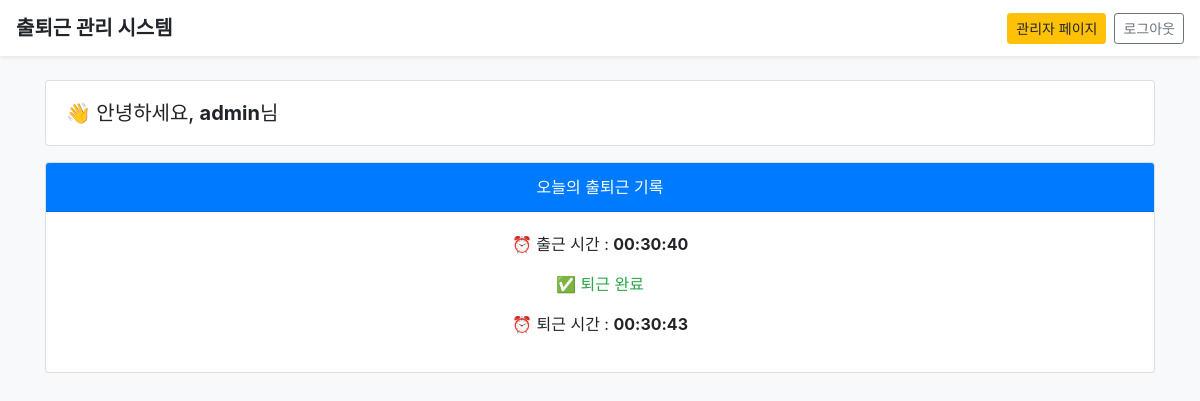
Screenshot of / (signed in) with the database file from the repository.
### app/models.py (models this page shows)
class User(UserMixin, db.Model):
    id = db.Column(db.Integer, primary_key=True)
    username = db.Column(db.String(50), unique=True, nullable=False)
    password_hash = db.Column(db.String(128), nullable=False)
    role = db.Column(db.String(10), default="employee")

class Attendance(db.Model):
    id = db.Column(db.Integer, primary_key=True)
    user_id = db.Column(db.Integer, db.ForeignKey('user.id'))
    date = db.Column(db.Date, nullable=False)
    check_in = db.Column(db.Time)
    check_out = db.Column(db.Time)

### app/attendance.py (the view)
@attendance_bp.route("/")
@login_required
def dashboard():
    auto_checkout_if_needed(current_user.id)
    today = date.today()
    record = Attendance.query.filter_by(user_id=current_user.id, date=today).first()
    return render_template("dashboard.html", record=record)

### app/attendance.py (called while the page is built, shortened)
def auto_checkout_if_needed(user_id):
    yesterday = date.today() - timedelta(days=1)
    record = Attendance.query.filter(
        Attendance.user_id == user_id,
        Attendance.date <= yesterday,
        Attendance.check_out.is_(None)
    ).first()

### app/models.py (called while the page is built)
@login_manager.user_loader
def load_user(user_id):
    return User.query.get(int(user_id))

### app/templates/dashboard.html (shortened to what this page needs)
<!DOCTYPE html>
<html lang="ko">
<head>
  <link rel="stylesheet"
        href="https://cdn.jsdelivr.net/npm/bootstrap@4.6.2/dist/css/bootstrap.min.css">
  <link rel="stylesheet"
        href="https://cdnjs.cloudflare.com/ajax/libs/font-awesome/5.15.4/css/all.min.css">
</head>
<body class="bg-light">
<nav class="navbar navbar-expand navbar-white bg-white shadow-sm px-3">
  <span class="navbar-brand font-weight-bold">
    출퇴근 관리 시스템
  </span>
  <div class="ml-auto d-flex align-items-center">
    {% if current_user.is_authenticated and current_user.role == "admin" %}
      <a href="{{ url_for('admin.dashboard') }}" class="btn btn-warning btn-sm mr-2">
        관리자 페이지
      </a>
    {% endif %}
    <a href="{{ url_for('auth.logout') }}" class="btn btn-outline-secondary btn-sm">
      로그아웃
    </a>
  </div>
</nav>
<div class="container mt-4">
  <div class="card mb-3">
    <div class="card-body">
      <h5 class="mb-0">
        👋 안녕하세요, <strong>{{ current_user.username }}</strong>님
      </h5>
    </div>
  </div>
  <div class="card text-center">
    <div class="card-header bg-primary text-white">
      오늘의 출퇴근 기록
    </div>
    <div class="card-body">
      {% if not record %}
        <p class="text-muted mb-3">
          아직 출근 기록이 없습니다.
        </p>
        <a href="{{ url_for('attendance.check_in') }}"
           class="btn btn-success btn-lg">
          <i class="fas fa-sign-in-alt"></i> 출근
        </a>
      {% else %}
        <p class="mb-2">
          ⏰ 출근 시간 :
          <strong>
            {{ record.check_in.strftime('%H:%M:%S') if record.check_in }}
          </strong>
        </p>
        {% if not record.check_out %}
          <a href="{{ url_for('attendance.check_out') }}"
             class="btn btn-danger btn-lg mt-2">
            <i class="fas fa-sign-out-alt"></i> 퇴근
          </a>
        {% else %}
          <p class="mt-3 text-success">
            ✅ 퇴근 완료
          </p>
          <p>
            ⏰ 퇴근 시간 :
            <strong>
              {{ record.check_out.strftime('%H:%M:%S') }}
            </strong>
          </p>
        {% endif %}
      {% endif %}
    </div>
  </div>
</div>
</body>
</html>

### rows the page displays
User: username "admin"
Attendance: check_in "00:30:40", check_out "00:30:43"
